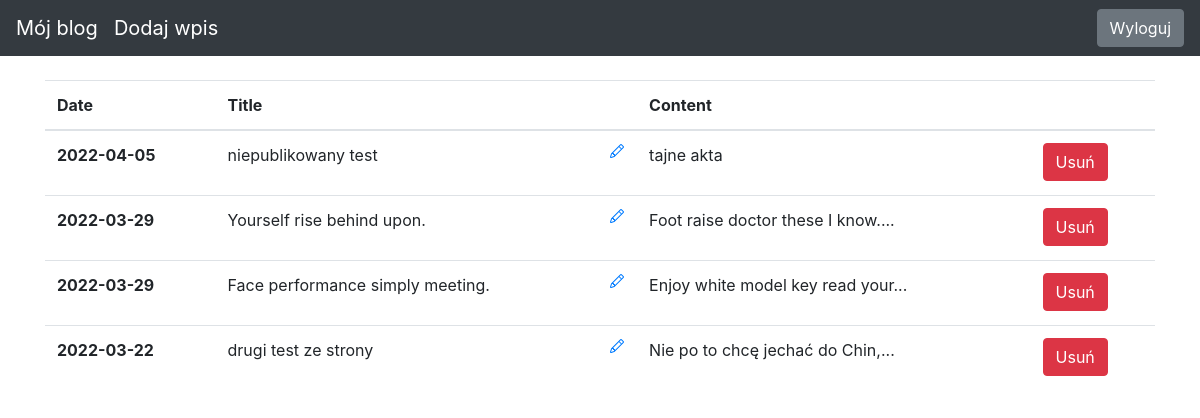
Page /drafts/ (signed in) on the committed database.
### blog/models.py (models this page shows)
class Entry(db.Model):
    id = db.Column(db.Integer, primary_key=True)
    title = db.Column(db.String(80), nullable = False)
    body = db.Column(db.Text, nullable=False)
    pub_date = db.Column(db.DateTime, nullable = False, default=datetime.datetime.utcnow)
    is_published = db.Column(db.Boolean, default=False)

### blog/routes.py (the view)
@app.route("/drafts/", methods = ['GET'])
@login_required
def list_drafts():
      drafts = Entry.query.filter_by(is_published = False).order_by(Entry.pub_date.desc())
      return render_template("drafts.html", drafts=drafts)

### blog/routes.py (called while the page is built)
def login_required(view_func):
      @functools.wraps(view_func) # funckja w funkcji i dekorator na drugą funkcją
      def check_permissions(*args, **kwargs):
            if session.get('logged_in'):
                  return view_func(*args,**kwargs)
            return redirect(url_for('login', next=request.path))
      return check_permissions

### blog/templates/drafts.html (shortened to what this page needs)
{% extends "base.html" %}
{% block content %}
<table class="table">
    <thead>
      <tr>
        <th scope="col">Date</th>
        <th scope="col">Title</th>
        <th scope="col">Content</th>
        <th scope="col"></th>
      </tr>
    </thead>
    <tbody>
{% for draft in drafts %}
<div>
    <tr>
    <th scope="row">{{ draft.pub_date.strftime('%Y-%m-%d') }}</th>
    <td>
    <p class="d-inline-block">{{ draft.title }}</p>
        <a href="{{ url_for('edit_entry', entry_id=draft.id) }}">
        </a>
    </td>
    <td>
        {{ draft.body|truncate(34, true) }}
    </td>
    <td>
        {% if session.logged_in %}
          <form action="{{ url_for('delete_entry', entry_id=draft.id) }}" method="POST">
            <button class="btn btn-danger" type="submit">Usuń</button>
          </form>
        {% else %}
          <a href="{{ url_for('login') }}" class="btn btn-secondary my-2 my-lg-0">Zaloguj</a>
        {% endif %}
    </td>
    </tr>
</div>
{% endfor %}
</tbody>
</table>
{% endblock %}

### blog/templates/base.html (style rules this page uses)
body { padding-top: 5rem; }

### rows in the picture
Entry: pub_date "2022-04-05", title "niepublikowany test", body "tajne akta"
Entry: pub_date "2022-03-29", title "Yourself rise behind upon.", body "Foot raise doctor these I know...."
Entry: pub_date "2022-03-29", title "Face performance simply meeting.", body "Enjoy white model key read your..."
Entry: pub_date "2022-03-22", title "drugi test ze strony", body "Nie po to chcę je­chać do Chin,..."
